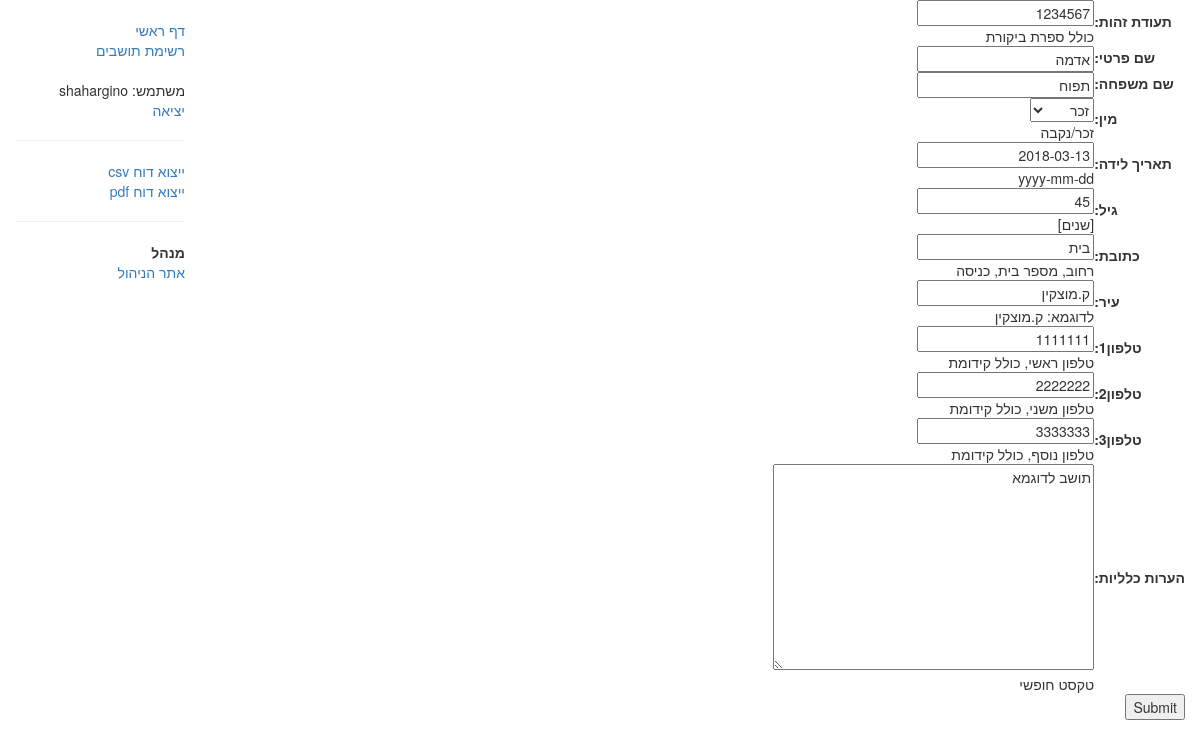
The app's page /catalog/person/4/update/ (signed in) with its own data.
### catalog/models.py (models this page shows, shortened)
class Person(models.Model):
    GENDER = (
        ('m', 'זכר'),
        ('f', 'נקבה'),
    )
    id_num = models.CharField('תעודת זהות', max_length=10, help_text='כולל ספרת ביקורת')
    first_name = models.CharField('שם פרטי', max_length=100)
    last_name = models.CharField('שם משפחה', max_length=100)
    gender= models.CharField('מין', max_length=1, choices=GENDER, blank=True, default='d', help_text='זכר/נקבה')
    date_of_birth = models.DateField('תאריך לידה', null=True, blank=True, help_text='yyyy-mm-dd')
    age = models.CharField('גיל', max_length=3, help_text='[שנים]')
    address = models.CharField('כתובת', max_length=100, help_text='רחוב, מספר בית, כניסה')
    city = models.CharField('עיר', max_length=20, help_text='לדוגמא: ק.מוצקין')
    phone1 = models.CharField('טלפון1', max_length=100, help_text='טלפון ראשי, כולל קידומת')
    phone2 = models.CharField('טלפון2', max_length=100, help_text='טלפון משני, כולל קידומת')
    phone3 = models.CharField('טלפון3', max_length=100, help_text='טלפון נוסף, כולל קידומת')
    notes = models.TextField('הערות כלליות', max_length=1000, help_text="טקסט חופשי")
    class Meta:
        ordering = ["last_name","first_name"]

### catalog/views.py (the view)
# urls.py: path('person/<int:pk>/update/', views.PersonUpdate.as_view(), name='person_update'),
class PersonUpdate(PermissionRequiredMixin, UpdateView):
    model = Person
    fields = '__all__'
    permission_required = 'catalog.can_mark_returned'

### catalog/templates/catalog/person_form.html (shortened to what this page needs)
{% extends "base_generic.html" %}
{% block content %}
<form action="" method="post">
    <table>
    {{ form.as_table }}
    </table>
    <input type="submit" value="Submit" />
</form>
{% endblock %}

### catalog/templates/base_generic.html (shortened to what this page needs)
<!DOCTYPE html>
<html lang="en" dir="rtl">
<head>
  <link rel="stylesheet" href="https://maxcdn.bootstrapcdn.com/bootstrap/3.3.7/css/bootstrap.min.css">
  {% load static %}
  <link rel="stylesheet" href="{% static 'css/styles.css' %}">
</head>
<body>
<div class="container-fluid">
<div class="row">
  <div class="col-sm-2">
  {% block sidebar %}
  <ul class="sidebar-nav">
    <li><a href="{% url 'index' %}">דף ראשי</a></li>
    <li><a href="{% url 'persons' %}">רשימת תושבים</a></li>
  </ul>
  <ul class="sidebar-nav">
   {% if user.is_authenticated %}
     <li>משתמש: {{ user.get_username }}</li>
     <li><a href="{% url 'logout'%}?next={{request.path}}">יציאה</a></li>
   {% else %}
     <li><a href="{% url 'login'%}?next={{request.path}}">כניסה</a></li>
   {% endif %}
  </ul>
  <hr/>
  <ul class="sidebar-nav">
  <li><a href="{% url 'persons_exportcsv' %}">ייצוא דוח csv</a></li>
  <li><a href="{% url 'persons_exportpdf' %}">ייצוא דוח pdf</a></li>
  </ul>
  {% if user.is_staff %}
  <hr/>
  <ul class="sidebar-nav">
  <li><strong>מנהל</strong></li>
  <li><a href="http://127.0.0.1:8000/admin">אתר הניהול</a></li>
  </ul>
  {% endif %}
  {% endblock %}
  </div>
  <div class="col-sm-10 ">
  {% block content %}{% endblock %}
  </div>
</div>
</div>
</body>
</html>

### catalog/static/css/styles.css (style rules this page uses)
.sidebar-nav { margin-top: 20px; padding: 0; list-style: none; }

### records on screen
Person: id_num "1234567", first_name "אדמה", last_name "תפוח", gender "זכר", date_of_birth "2018-03-13", age "45", address "בית", city "ק.מוצקין", phone1 "1111111", phone2 "2222222", phone3 "3333333", notes "תושב לדוגמא"

### other values on screen
{{ user.get_username }} "shahargino"
